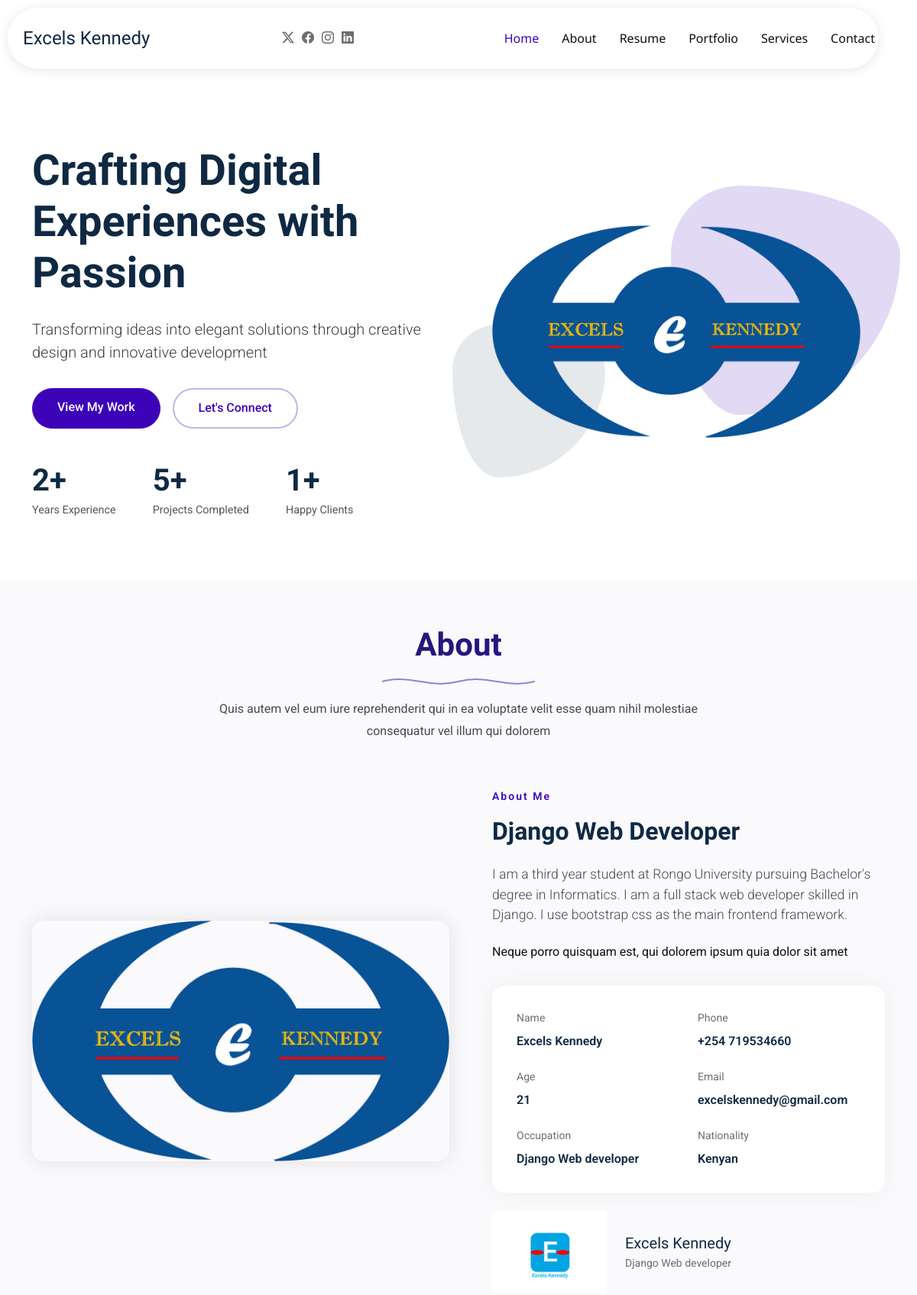
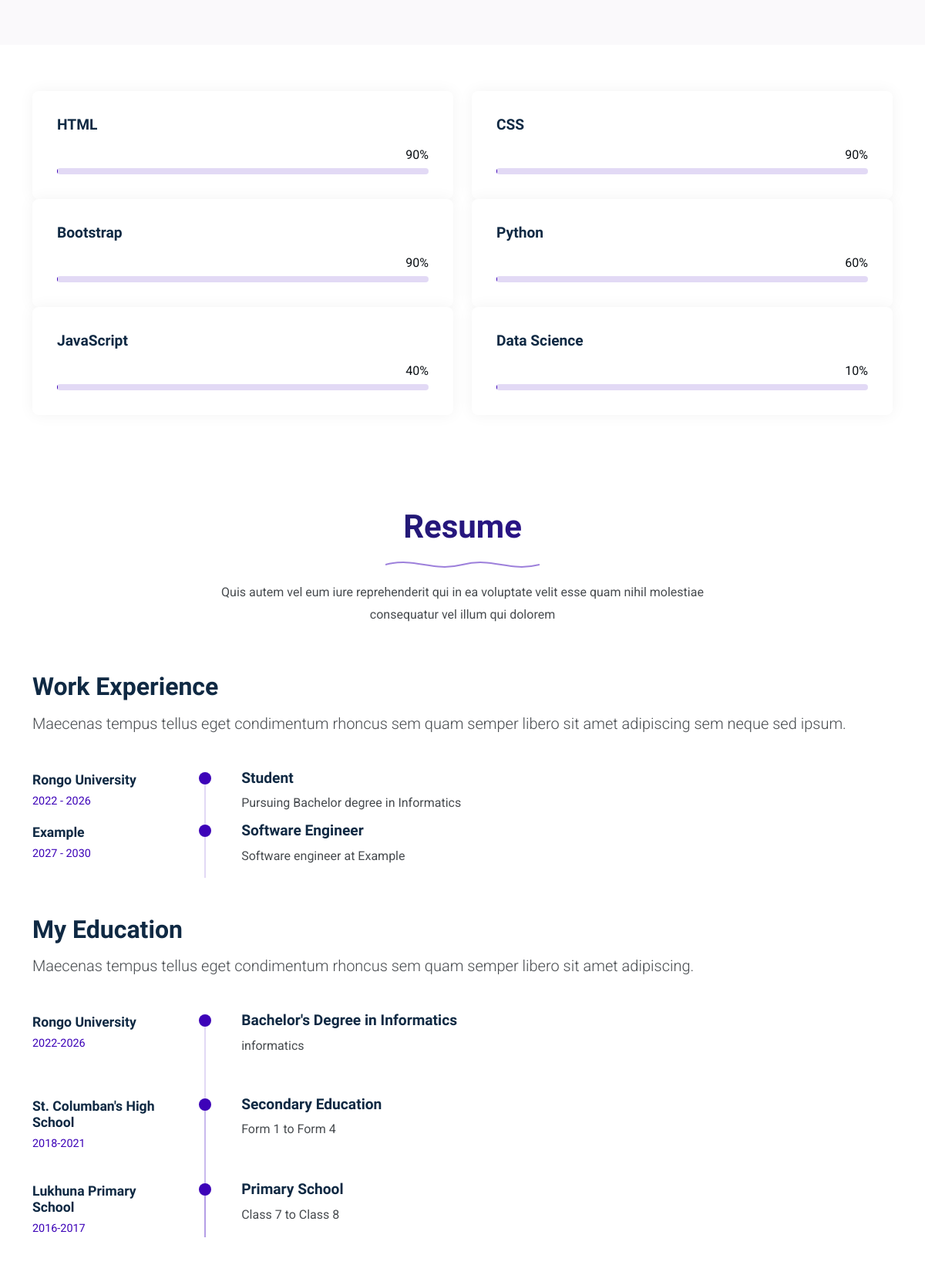
The page / (upper part) on the database its author committed (2 pictures, top to bottom).
### core/models.py (models this page shows, shortened)
class Link(models.Model):
    name = models.CharField(max_length=100)
    link = models.URLField(max_length=500)
    icon = models.CharField(max_length=100)

class About(models.Model):
    image = models.ImageField(upload_to='images/')
    name = models.CharField(max_length=100)
    title = models.CharField(max_length=100, null=True, blank=True)
    phone = models.CharField(max_length=100, null=True, blank=True)
    age = models.IntegerField(null=True, blank=True)
    email = models.EmailField(null=True, blank=True)
    nationality = models.CharField(max_length=100, null=True, blank=True)
    address = models.CharField(max_length=100, null=True, blank=True)
    position = models.CharField(max_length=100)
    description = RichTextField(blank=True, null=True)
    signature = models.ImageField(upload_to='signatures/', null=True, blank=True)
    resume = models.FileField(upload_to='resumes/')
    experience = models.IntegerField(default=0)
    project_success = models.IntegerField(default=0)
    rate = models.IntegerField(default=0)

class Skill(models.Model):
    name = models.CharField(max_length=100)
    rate = models.IntegerField(default=0)

class Experience(models.Model):
    work_place = models.CharField(max_length=100, null=True, blank=True)
    start_date = models.CharField(max_length=4, null=True, blank=True)
    end_date = models.CharField(max_length=4, null=True, blank=True)
    title = models.CharField(max_length=100)
    content = RichTextField(blank=True, null=True)

class Education(models.Model):
    institution = models.CharField(max_length=100)
    starting_date = models.CharField(max_length=4 ,null=True, blank=True)
    year_of_completion = models.CharField(max_length=4, null=True, blank=True)
    level_of_education = models.CharField(max_length=100)
    description = models.TextField(null=True, blank=True)

### core/views.py (the view)
# urls.py: path('', views.index, name='home'),
def index(request):
    about = About.objects.all()
    education = Education.objects.all()
    skills = Skill.objects.all()
    experience = Experience.objects.all()
    projects = Project.objects.all()
    service = Service.objects.all()
    contact = Contact.objects.all()
    link = Link.objects.all()
    testimonial = Testimonial.objects.all()
    category = request.GET.get('category')
    if category == None:
        projects = Project.objects.all()
    else:
        projects = Project.objects.filter(category__name=category)
    categories = Category.objects.all()
    context = {
        'about': about,
        'education': education,
        'skills': skills,
        'experience': experience,
        'projects': projects,
        'service': service,
        'contact': contact,
        'link': link,
        'testimonial': testimonial,
        'categories': categories,
    }
    return render(request, 'index.html', context)

### core/templatetags/custom_filters.py (called while the page is built)
@register.filter
def slugify_class(value):
    return slugify(value)

### core/templates/index.html (shortened to what this page needs)
{% extends 'base.html' %}
{% load static %}
{% load custom_filters %}
{% block content %}
<body class="index-page">
  <header id="header" class="header d-flex align-items-center sticky-top">
    <div class="header-container container-fluid container-xl position-relative d-flex align-items-center justify-content-between">
      <a href="{% url 'home' %}" class="logo d-flex align-items-center me-auto me-xl-0">
        <h1 class="sitename">Excels Kennedy</h1>
      </a>
      <nav id="navmenu" class="navmenu">
        <ul>
          <li><a href="#hero" class="active">Home</a></li>
          <li><a href="#about">About</a></li>
          <li><a href="#resume">Resume</a></li>
          <li><a href="#portfolio">Portfolio</a></li>
          <li><a href="#services">Services</a></li>
          <li><a href="#contact">Contact</a></li>
        </ul>
      </nav>
      <div class="header-social-links">
      {% for post in link %}
        <a href="{{ post.link }}" class="{{ post.name }}"><i class="{{ post.icon }}"></i></a>
      {% endfor %}
      </div>
    </div>
  </header>
  <main class="main">
    <section id="hero" class="hero section">
      <div class="container" data-aos="fade-up" data-aos-delay="100">
        <div class="row align-items-center content">
          <div class="col-lg-6" data-aos="fade-up" data-aos-delay="200">
            <h2>Crafting Digital Experiences with Passion</h2>
            <p class="lead">Transforming ideas into elegant solutions through creative design and innovative development</p>
            <div class="cta-buttons" data-aos="fade-up" data-aos-delay="300">
              <a href="#portfolio" class="btn btn-primary">View My Work</a>
              <a href="#contact" class="btn btn-outline">Let's Connect</a>
            </div>
          {% for post in about %}
            <div class="hero-stats" data-aos="fade-up" data-aos-delay="400">
              <div class="stat-item">
                <span class="stat-number">{{ post.experience }}+</span>
                <span class="stat-label">Years Experience</span>
              </div>
              <div class="stat-item">
                <span class="stat-number">{{ post.project_success }}+</span>
                <span class="stat-label">Projects Completed</span>
              </div>
              <div class="stat-item">
                <span class="stat-number">{{ post.rate }}+</span>
                <span class="stat-label">Happy Clients</span>
              </div>
            </div>
          </div>
          <div class="col-lg-6">
            <div class="hero-image">
              <img src="{{ post.image.url }}" alt="Portfolio Hero Image" class="img-fluid" data-aos="zoom-out" data-aos-delay="300">
            </div>
          </div>
        </div>
{% endfor %}
      </div>
    </section>
  {% for post in about %}
    <section id="about" class="about section light-background">
      <div class="container section-title" data-aos="fade-up">
        <h2>About</h2>
        <div class="title-shape">
          <svg viewBox="0 0 200 20" xmlns="http://www.w3.org/2000/svg">
            <path d="M 0,10 C 40,0 60,20 100,10 C 140,0 160,20 200,10" fill="none" stroke="currentColor" stroke-width="2"></path>
          </svg>
        </div>
        <p>Quis autem vel eum iure reprehenderit qui in ea voluptate velit esse quam nihil molestiae consequatur vel illum qui dolorem</p>
      </div>
      <div class="container" data-aos="fade-up" data-aos-delay="100">
        <div class="row align-items-center">
          <div class="col-lg-6 position-relative" data-aos="fade-right" data-aos-delay="200">
            <div class="about-image">
              <img src="{{ post.image.url }}" alt="Profile Image" class="img-fluid rounded-4">
            </div>
          </div>
          <div class="col-lg-6" data-aos="fade-left" data-aos-delay="300">
            <div class="about-content">
              <span class="subtitle">About Me</span>
              <h2>{{ post.title }}</h2>
              <p class="lead mb-4">{{ post.description }}</p>
              <p class="mb-4">Neque porro quisquam est, qui dolorem ipsum quia dolor sit amet</p>
              <div class="personal-info">
                <div class="row g-4">
                  <div class="col-6">
                    <div class="info-item">
                      <span class="label">Name</span>
                      <span class="value">{{ post.name }}</span>
                    </div>
                  </div>
                  <div class="col-6">
                    <div class="info-item">
                      <span class="label">Phone</span>
                      <span class="value">{{ post.phone }}</span>
                    </div>
                  </div>
                  <div class="col-6">
                    <div class="info-item">
                      <span class="label">Age</span>
                      <span class="value">{{ post.age }}</span>
                    </div>
                  </div>
                  <div class="col-6">
                    <div class="info-item">
                      <span class="label">Email</span>
                      <span class="value">{{ post.email }}</span>
                    </div>
                  </div>
                  <div class="col-6">
                    <div class="info-item">
                      <span class="label">Occupation</span>
                      <span class="value">{{ post.position }}</span>
                    </div>
                  </div>
                  <div class="col-6">
                    <div class="info-item">
                      <span class="label">Nationality</span>
                      <span class="value">{{ post.nationality }}</span>
                    </div>
                  </div>
                </div>
              </div>
              <div class="signature mt-4">
                <div class="signature-image">
                  <img src="{{ post.signature.url }}" alt="signature" class="img-fluid">
                </div>
                <div class="signature-info">
                  <h4>{{ post.name }}</h4>
                  <p>{{ post.position }}</p>
                </div>
              </div>
            </div>
          </div>
        </div>
      </div>
    </section>
  {% endfor %}
    <section id="skills" class="skills section">
      <div class="container" data-aos="fade-up" data-aos-delay="100">
        <div class="row skills-animation">
        {% for skill in skills %}
          <div class="col-md-6 col-sm-12" data-aos="fade-up" data-aos-delay="100">
            <div class="skill-box">
              <h3>{{ skill.name }}</h3>
              <span class="text-end d-block">{{ skill.rate }}%</span>
              <div class="progress">
              </div>
            </div>
          </div>
        {% endfor %}
        </div>
      </div>
    </section>
    <section id="resume" class="resume section">
      <div class="container section-title" data-aos="fade-up">
        <h2>Resume</h2>
        <div class="title-shape">
          <svg viewBox="0 0 200 20" xmlns="http://www.w3.org/2000/svg">
            <path d="M 0,10 C 40,0 60,20 100,10 C 140,0 160,20 200,10" fill="none" stroke="currentColor" stroke-width="2"></path>
          </svg>
        </div>
        <p>Quis autem vel eum iure reprehenderit qui in ea voluptate velit esse quam nihil molestiae consequatur vel illum qui dolorem</p>
      </div>
      <div class="container" data-aos="fade-up" data-aos-delay="100">
        <div class="row">
          <div class="col-12">
            <div class="resume-wrapper">
              <div class="resume-block" data-aos="fade-up">
                <h2>Work Experience</h2>
                <p class="lead">Maecenas tempus tellus eget condimentum rhoncus sem quam semper libero sit amet adipiscing sem neque sed ipsum.</p>
                {% for post in experience %}
                <div class="timeline">
                  <div class="timeline-item" data-aos="fade-up" data-aos-delay="200">
                    <div class="timeline-left">
                      <h4 class="company">{{ post.work_place }}</h4>
                      <span class="period">{{ post.start_date }} - {{ post.end_date }}</span>
                    </div>
                    <div class="timeline-dot"></div>
                    <div class="timeline-right">
                      <h3 class="position">{{ post.title }}</h3>
                      <p class="description">{{ post.content }}</p>
                    </div>
                  </div>
                </div>
                {% empty %}
                  No work experience
                {% endfor %}
              </div>
              <div class="resume-block" data-aos="fade-up" data-aos-delay="100">
                <h2>My Education</h2>
                <p class="lead">Maecenas tempus tellus eget condimentum rhoncus sem quam semper libero sit amet adipiscing.</p>
                  {% for post in education %}
                <div class="timeline">
                  <div class="timeline-item" data-aos="fade-up" data-aos-delay="200">
                    <div class="timeline-left">
                      <h4 class="company">{{ post.institution }}</h4>
                      <span class="period">{{ post.starting_date }}-{{ post.year_of_completion }}</span>
                    </div>
                    <div class="timeline-dot"></div>
                    <div class="timeline-right">
                      <h3 class="position">{{ post.level_of_education }}</h3>
                      <p class="description">{{ post.description }}</p>
                    </div>
                  </div>
                      {% empty %}
                      No education fields listed
                  {% endfor %}
                </div>
              </div>
            </div>
          </div>
        </div>
      </div>
    </section>
  </main>
</body>
{% endblock %}

### rows shown on the page
About: experience "2", project_success "5", rate "1", image (picture), title "Django Web Developer", description "I am a third year student at Rongo University pursuing Bachelor's degree in Informatics. I am a full stack web developer skilled in Django. I use bootstrap css as the main frontend framework.", name "Excels Kennedy", phone "+254 719534660", age "21", email "excelskennedy@gmail.com", position "Django Web developer", nationality "Kenyan", signature (picture)
Skill: name "HTML", rate "90"
Skill: name "CSS", rate "90"
Skill: name "Bootstrap", rate "90"
Skill: name "Python", rate "60"
Skill: name "JavaScript", rate "40"
Skill: name "Data Science", rate "10"
Experience: work_place "Rongo University", start_date "2022", end_date "2026", title "Student", content "Pursuing Bachelor degree in Informatics"
Experience: work_place "Example", start_date "2027", end_date "2030", title "Software Engineer", content "Software engineer at Example"
Education: institution "Rongo University", starting_date "2022", year_of_completion "2026", level_of_education "Bachelor's Degree in Informatics", description "informatics"
Education: institution "St. Columban's High School", starting_date "2018", year_of_completion "2021", level_of_education "Secondary Education", description "Form 1 to Form 4"
Education: institution "Lukhuna Primary School", starting_date "2016", year_of_completion "2017", level_of_education "Primary School", description "Class 7 to Class 8"
